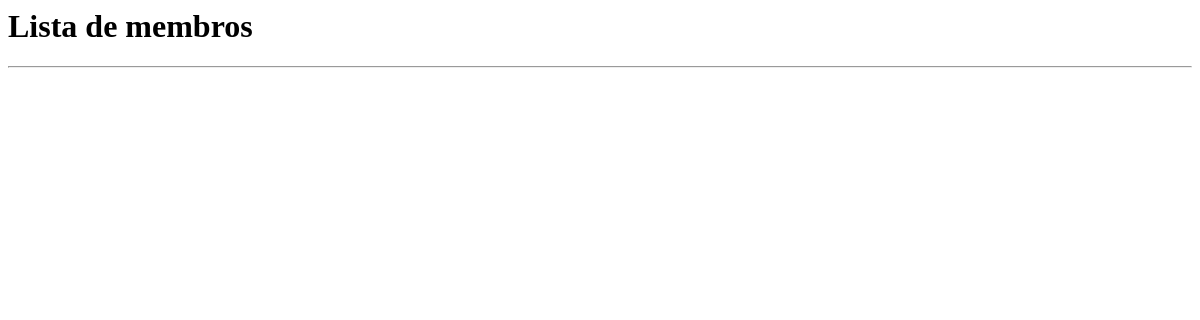
The app's page /scripts/show_aux.php, older data.
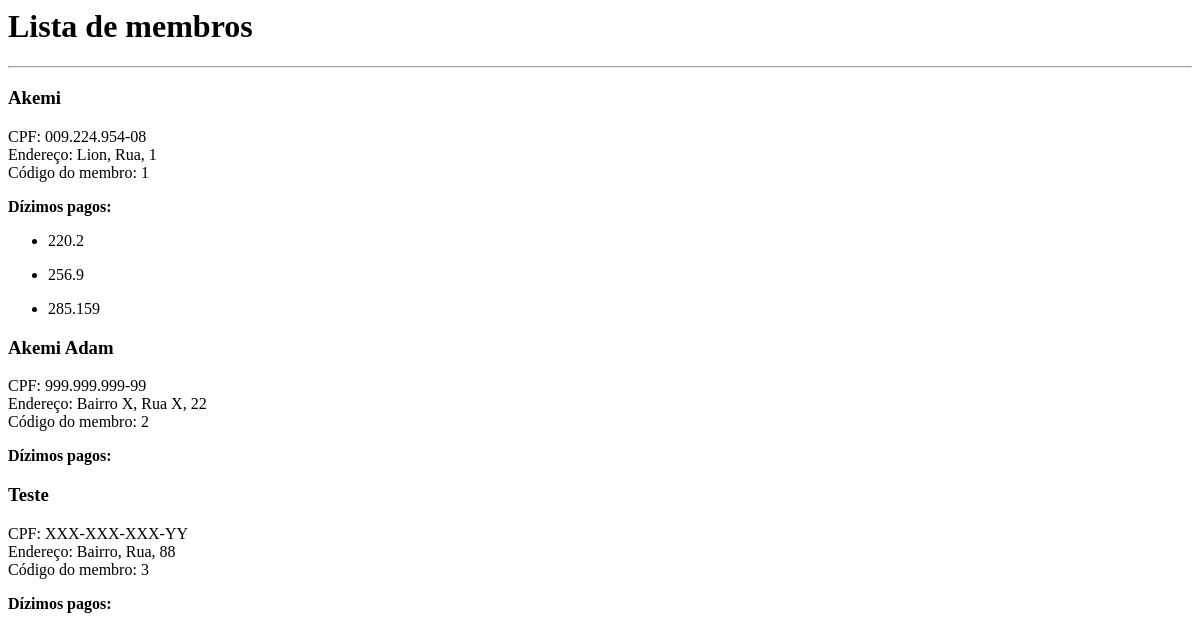
The same page, newer data.
### tables this page shows
CREATE TABLE members(name VARCHAR(50), cpf VARCHAR(50), district VARCHAR(50), street VARCHAR(50), houseNumber INTEGER, id_member INTEGER PRIMARY KEY AUTOINCREMENT);

CREATE TABLE offers(salary REAL, offer REAL, id_member INTEGER, id_offer INTEGER PRIMARY KEY AUTOINCREMENT);

### scripts/show_aux.php (called while the page is built)
<?php
$database = require(__DIR__ . "/../connection.php");
$queries = [
    $database->query('SELECT * FROM members'),
    $database->query('SELECT * FROM offers')
];
include __DIR__ . "/../views/layouts/show.php";

### views/layouts/show.php (the view, shortened to what this page needs)
<html lang="en">
<head>
</head>
<body>
    <h1>
        Lista de membros
    </h1>
    <hr>
    <?php
        while ($member = $queries[0]->fetchArray()) {
            echo "<h3>" . $member['name'] ."</h3>";
            echo "<p>CPF: " . $member['cpf']  . "<br>Endereço: " . $member['district'] . ", " . $member['street'] . ", " . $member['houseNumber'] . "<br>Código do membro: " . $member['id_member'] ."</p>";
            echo "<p><strong>Dízimos pagos: </strong></p>";
            while ($offer = $queries[1]->fetchArray()) {
                if ($member['id_member'] === $offer['id_member']) {
                    echo "<ul><li>" . $offer['offer'] . "</li></ul>";
                }
            }
        }
    ?>
</body>
</html>

Row changes from the older to the newer data that the page shows:
added members: name "Akemi", cpf "009.224.954-08", district "Lion", street "Rua", houseNumber "1", id_member "1"
added offers: offer "220.2"
added offers: offer "256.9"
added offers: offer "285.159"
added members: name "Akemi Adam", cpf "999.999.999-99", district "Bairro X", street "Rua X", houseNumber "22", id_member "2"
added members: name "Teste", cpf "XXX-XXX-XXX-YY", district "Bairro", street "Rua", houseNumber "88", id_member "3"
